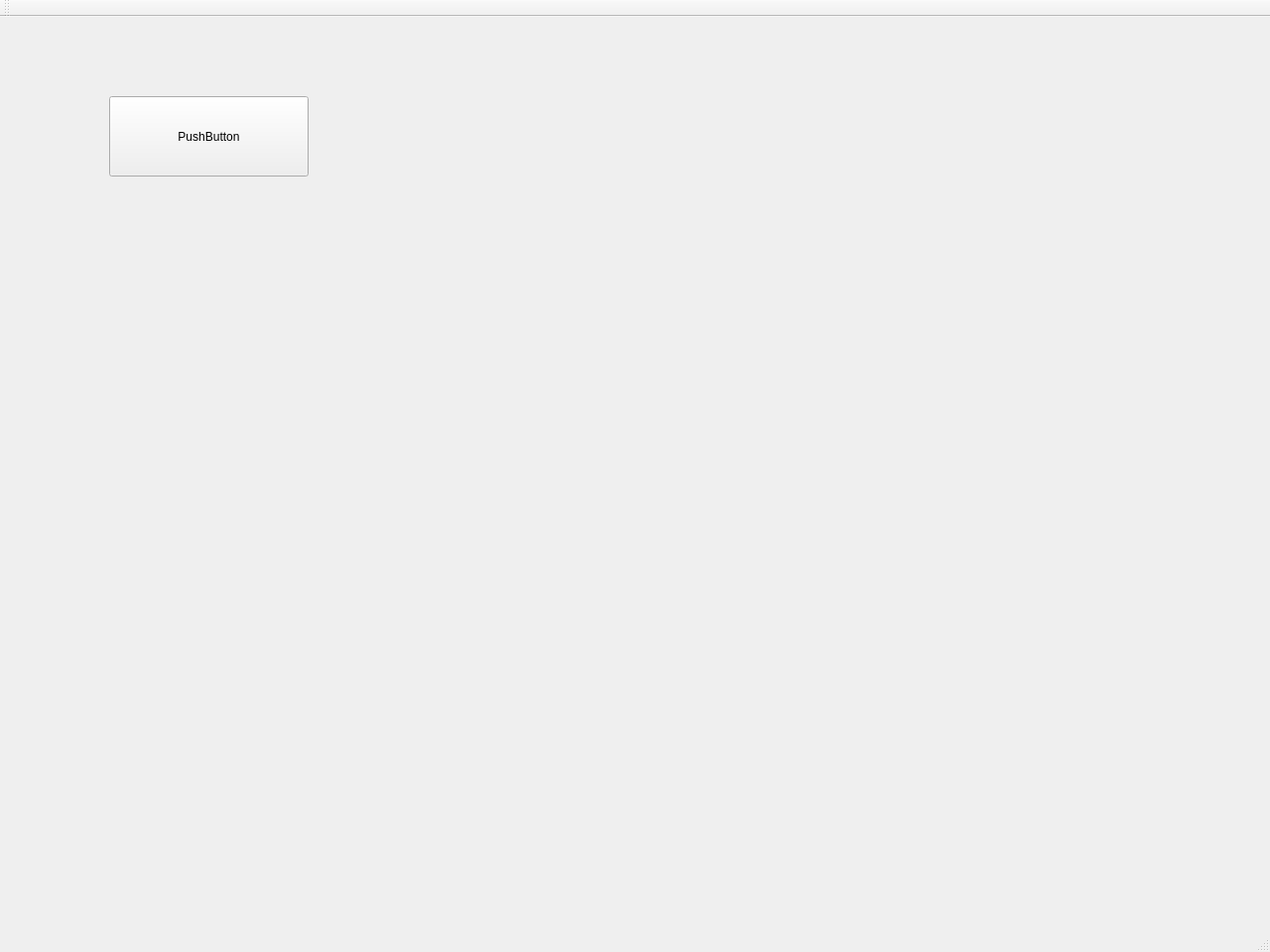
<?xml version="1.0" encoding="UTF-8"?>
<ui version="4.0">
 <class>MainWindow</class>
 <widget class="QMainWindow" name="MainWindow">
  <property name="geometry">
   <rect>
    <x>0</x>
    <y>0</y>
    <width>1280</width>
    <height>960</height>
   </rect>
  </property>
  <property name="minimumSize">
    <size>
     <width>800</width>
     <height>600</height>
    </size>
  </property>
  <property name="windowTitle">
   <string>MainWindow</string>
  </property>
  <widget class="QWidget" name="centralWidget">
   <widget class="QPushButton" name="pushButton">
    <property name="geometry">
     <rect>
      <x>110</x>
      <y>80</y>
      <width>201</width>
      <height>81</height>
     </rect>
    </property>
    <property name="text">
     <string>PushButton</string>
    </property>
   </widget>
  </widget>
  <widget class="QMenuBar" name="menuBar">
   <property name="geometry">
    <rect>
     <x>0</x>
     <y>0</y>
     <width>400</width>
     <height>20</height>
    </rect>
   </property>
  </widget>
  <widget class="QToolBar" name="mainToolBar">
   <attribute name="toolBarArea">
    <enum>TopToolBarArea</enum>
   </attribute>
   <attribute name="toolBarBreak">
    <bool>false</bool>
   </attribute>
  </widget>
  <widget class="QStatusBar" name="statusBar"/>
 </widget>
 <layoutdefault spacing="6" margin="11"/>
 <resources/>
 <connections/>
</ui>
